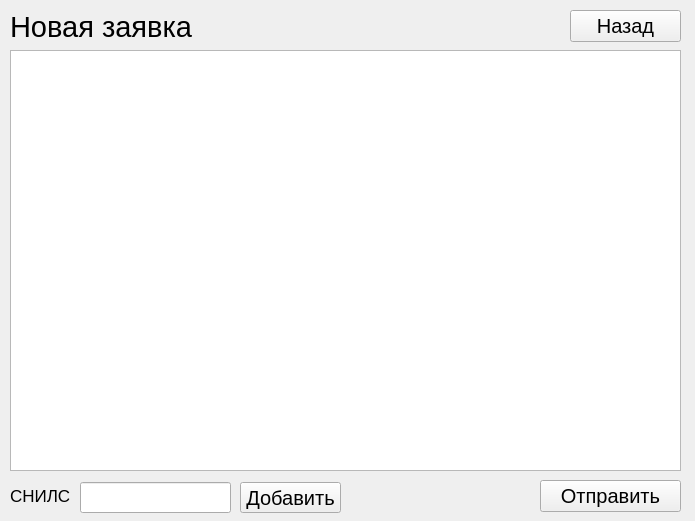
<?xml version="1.0" encoding="UTF-8"?>
<ui version="4.0">
 <class>Form</class>
 <widget class="QWidget" name="Form">
  <property name="geometry">
   <rect>
    <x>0</x>
    <y>0</y>
    <width>695</width>
    <height>521</height>
   </rect>
  </property>
  <property name="windowTitle">
   <string>Новая заявка</string>
  </property>
  <property name="windowIcon">
   <iconset resource="../pdricons.qrc">
    <normaloff>:/icons/Archivist/icon.ico</normaloff>:/icons/Archivist/icon.ico</iconset>
  </property>
  <widget class="QLabel" name="label">
   <property name="geometry">
    <rect>
     <x>10</x>
     <y>10</y>
     <width>189</width>
     <height>35</height>
    </rect>
   </property>
   <property name="text">
    <string>&lt;html&gt;&lt;head/&gt;&lt;body&gt;&lt;p&gt;&lt;span style=&quot; font-size:22pt;&quot;&gt;Новая заявка&lt;/span&gt;&lt;/p&gt;&lt;/body&gt;&lt;/html&gt;</string>
   </property>
  </widget>
  <widget class="QPushButton" name="pushButton">
   <property name="geometry">
    <rect>
     <x>570</x>
     <y>10</y>
     <width>111</width>
     <height>32</height>
    </rect>
   </property>
   <property name="font">
    <font>
     <pointsize>15</pointsize>
    </font>
   </property>
   <property name="text">
    <string>Назад</string>
   </property>
   <property name="icon">
    <iconset resource="../pdricons.qrc">
     <normaloff>:/icons/icons/Рисунок15.png</normaloff>:/icons/icons/Рисунок15.png</iconset>
   </property>
   <property name="iconSize">
    <size>
     <width>20</width>
     <height>20</height>
    </size>
   </property>
  </widget>
  <widget class="QPushButton" name="pushButton_2">
   <property name="geometry">
    <rect>
     <x>540</x>
     <y>480</y>
     <width>141</width>
     <height>32</height>
    </rect>
   </property>
   <property name="font">
    <font>
     <pointsize>15</pointsize>
    </font>
   </property>
   <property name="text">
    <string>Отправить</string>
   </property>
   <property name="icon">
    <iconset resource="../pdricons.qrc">
     <normaloff>:/icons/icons/Рисунок14.png</normaloff>:/icons/icons/Рисунок14.png</iconset>
   </property>
   <property name="iconSize">
    <size>
     <width>20</width>
     <height>20</height>
    </size>
   </property>
  </widget>
  <widget class="QListWidget" name="listWidget">
   <property name="geometry">
    <rect>
     <x>10</x>
     <y>50</y>
     <width>671</width>
     <height>421</height>
    </rect>
   </property>
  </widget>
  <widget class="QLineEdit" name="lineEdit">
   <property name="geometry">
    <rect>
     <x>80</x>
     <y>482</y>
     <width>151</width>
     <height>31</height>
    </rect>
   </property>
   <property name="font">
    <font>
     <pointsize>15</pointsize>
    </font>
   </property>
   <property name="cursor">
    <cursorShape>IBeamCursor</cursorShape>
   </property>
   <property name="layoutDirection">
    <enum>Qt::LeftToRight</enum>
   </property>
   <property name="text">
    <string/>
   </property>
   <property name="cursorPosition">
    <number>0</number>
   </property>
  </widget>
  <widget class="QLabel" name="label_2">
   <property name="geometry">
    <rect>
     <x>10</x>
     <y>480</y>
     <width>61</width>
     <height>31</height>
    </rect>
   </property>
   <property name="font">
    <font>
     <pointsize>13</pointsize>
    </font>
   </property>
   <property name="text">
    <string>СНИЛС:</string>
   </property>
  </widget>
  <widget class="QPushButton" name="pushButton_3">
   <property name="geometry">
    <rect>
     <x>240</x>
     <y>482</y>
     <width>101</width>
     <height>31</height>
    </rect>
   </property>
   <property name="font">
    <font>
     <pointsize>15</pointsize>
     <kerning>true</kerning>
    </font>
   </property>
   <property name="text">
    <string>Добавить</string>
   </property>
  </widget>
 </widget>
 <resources>
  <include location="../pdricons.qrc"/>
 </resources>
 <connections/>
</ui>
